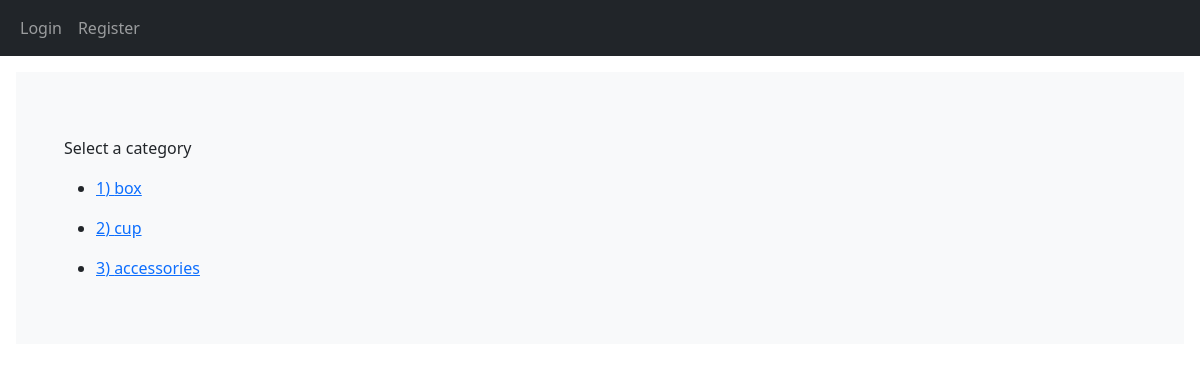
Page /shop/ on the earlier database version.
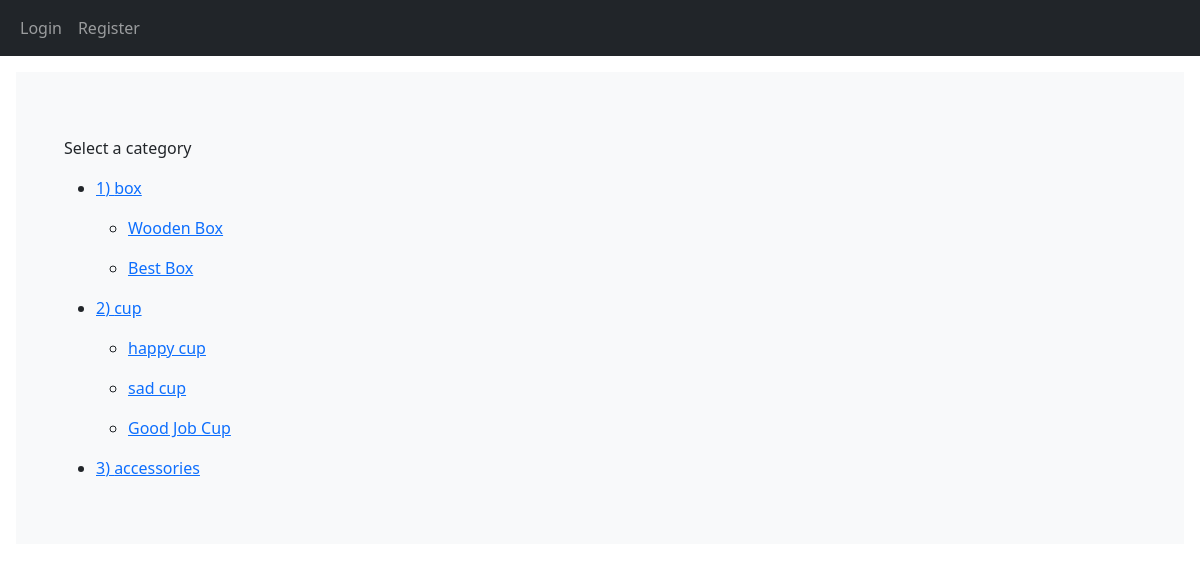
Same page on the later database version.
### shop/models.py (models this page shows, shortened)
class Category(models.Model):
    name = models.CharField(max_length=200)
    slug = models.SlugField(max_length=200, unique=True,)
    is_sub = models.BooleanField(default=False)
    is_available = models.BooleanField(default=False)
    sub_category = models.ForeignKey('self', on_delete=models.CASCADE, related_name='sub_categories', null=True,
                                     blank=True)

class Product(models.Model):
	category = models.ForeignKey(Category, on_delete=models.CASCADE, null=True)
	name = models.CharField(max_length=200)
	slug = models.SlugField(max_length=200,)
	detail = models.TextField()
	price = models.IntegerField()
	is_available = models.BooleanField(default=False)
	created = models.DateTimeField(auto_now_add=True)
	updated = models.DateTimeField(auto_now=True)

### shop/views.py (the view)
# urls.py: path('', views.cat_view, name='home'),
def cat_view(request, slug=None):
	categories = Category.objects.filter(is_sub=False, is_available=True)
	products =  Product.objects.all()
	context ={'categories':categories, 'products':products,}
	return render(request, 'shop/cat_view.html', context)

### shop/templates/shop/cat_view.html (shortened to what this page needs)
<!DOCTYPE html>
{% extends 'base.html' %}
{% block content %}
	<p> Select a category </p>
	{% for cat in categories %}
    <ul>
        <p> <li> <a href= "{{ category.get_url }}">  {{cat.id}}) {{cat.name}} </a> </li></p>
        <ul>
        	{% for pro in products %}
        	{% if pro.category == cat %}
        	<p><li> <a href= "{{ product.get_url }}">{{pro.name}} </a> </li></p>
        	{% endif %}
        	{% endfor %}
        </ul>
    </ul>
    {% endfor %}
{% endblock %}

### templates/base.html (shortened to what this page needs)
<!DOCTYPE html>
<html lang="en">
<head>
    <link href="https://cdn.jsdelivr.net/npm/bootstrap@5.0.0/dist/css/bootstrap.min.css" rel="stylesheet"
>
</head>
<body>
{% include 'layouts/navbar.html' %}
<div class="bg-light p-5 rounded-lg m-3">
    <p> {% block content %} {% endblock %}</p>
</div>
</body>
</html>

### templates/layouts/navbar.html
<nav class="navbar navbar-expand-lg navbar-dark bg-dark">
    <div class="collapse navbar-collapse" id="navbarNavAltMarkup">
        <div class="container-fluid">
            <div class="navbar-nav">
                {% if request.user.is_authenticated %}
                    <a class="nav-item nav-link" href="{% url 'accounts:logout' %}">Logout</a>
                {% else %}
                    <a class="nav-item nav-link" href="{% url 'accounts:login' %}">Login</a>
                    <a class="nav-item nav-link" href="{% url 'accounts:register' %}">Register</a>
                {% endif %}
            </div>
        </div>
    </div>
</nav>

Differences in the rows shown:
changed Category "box": gains Product (name "Wooden Box")
added Product: name "Best Box", shown under Category "box"
changed Category "cup": gains Product (name "happy cup")
added Product: name "sad cup", shown under Category "cup"
added Product: name "Good Job Cup", shown under Category "cup"
